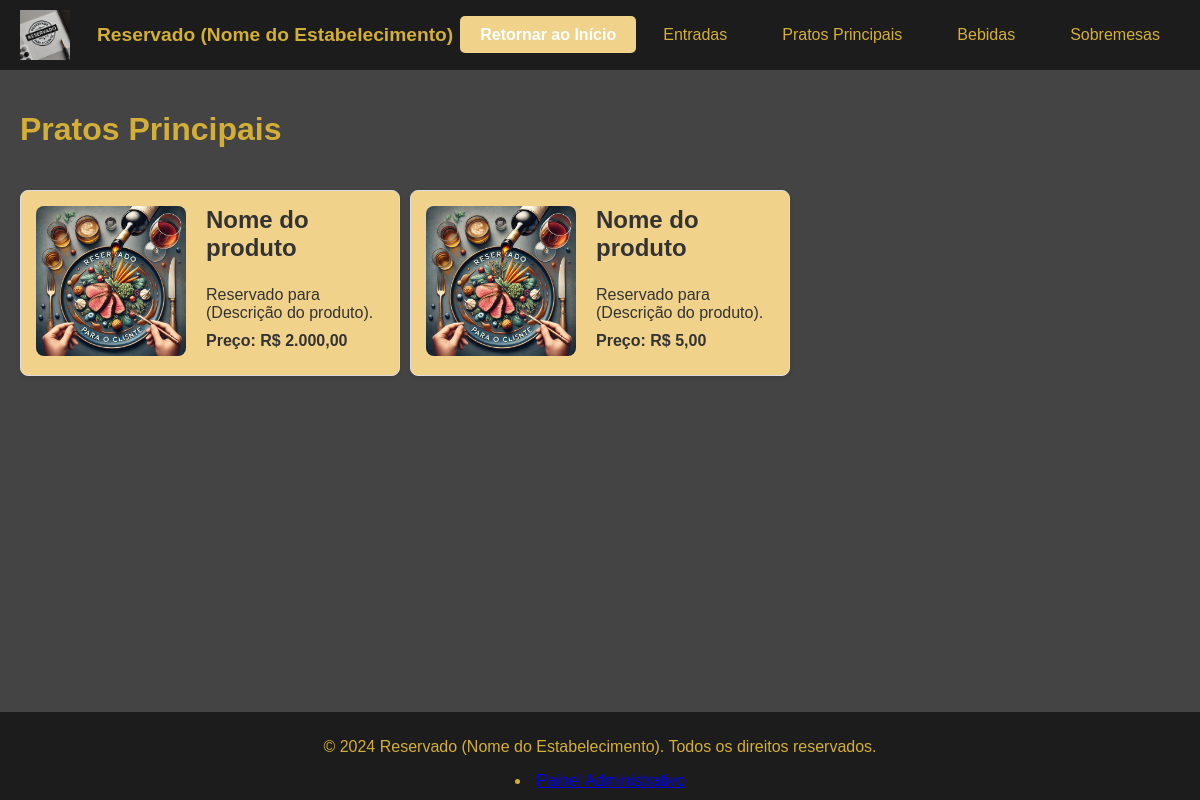
Page /sections/principais.php on the committed database.
### tables this page shows
CREATE TABLE `produtos` (
  `id` int NOT NULL AUTO_INCREMENT,
  `nome` varchar(255) NOT NULL,
  `descricao` text NOT NULL,
  `preco` decimal(10,2) NOT NULL,
  `categoria` enum('entradas','principais','bebidas','sobremesas') NOT NULL,
  `imagem` varchar(255) DEFAULT NULL,
  `data_criacao` timestamp NULL DEFAULT CURRENT_TIMESTAMP,
  PRIMARY KEY (`id`)
);

### sections/principais.php (the view, shortened to what this page needs)
<?php
$incluir_rodape = !isset($GLOBALS['incluir_rodape']) || $GLOBALS['incluir_rodape'];
if (basename($_SERVER['PHP_SELF']) == 'principais.php') {
    include $_SERVER['DOCUMENT_ROOT'] . '/cardapio-SemiDinamico/header.php';
}
?>
<?php
require_once dirname(__DIR__) . '/db/conexao.php';
$base_url = '/cardapio-SemiDinamico/admin/uploads/produtos/';
$stmt = $pdo->prepare("SELECT * FROM produtos WHERE categoria = 'principais' ORDER BY nome");
$stmt->execute();
$produtos = $stmt->fetchAll(PDO::FETCH_ASSOC);
?>
<!DOCTYPE html>
<html lang="pt-BR">
<head>
    <link rel="stylesheet" href="../assets/css/style.css">
</head>
<body>
    <h1>Pratos Principais</h1>
    <div class="produtos-container">
        <?php foreach ($produtos as $produto): ?>
        <div class="produto-item">
            <div class="produto-imagem">
                <?php if ($produto['imagem']): ?>
                    <img src="<?php echo $base_url . htmlspecialchars($produto['imagem']); ?>" alt="<?php echo htmlspecialchars($produto['nome']); ?>">
                <?php endif; ?>
            </div>
            <div class="produto-info">
                <h3><?php echo htmlspecialchars($produto['nome']); ?></h3>
                <p><?php echo htmlspecialchars($produto['descricao']); ?></p>
                <p class="preco">Preço: R$ <?php echo number_format($produto['preco'], 2, ',', '.'); ?></p>
            </div>
        </div>
        <?php endforeach; ?>
    </div>
    <?php if ($incluir_rodape): ?>
        <?php include $_SERVER['DOCUMENT_ROOT'] . '/cardapio-SemiDinamico/footer.php'; ?>
    <?php endif; ?>
</body>
</html>

### assets/css/style.css (style rules this page uses)
html, body { width: 100%; height: 100%; margin: 0; padding: 0; overflow-x: hidden; }
body { display: flex; flex-direction: column; font-family: Arial, sans-serif; background-color: #444; color: #d4af37; }
.produtos-container { display: grid; grid-template-columns: repeat(3, 1fr); gap: 10px; padding: 20px 0; }
.produto-item { background-color: #f0d28b; border: 1px solid #ddd; border-radius: 8px; overflow: hidden; padding: 15px; box-shadow: 0 2px 5px rgba(0, 0, 0, 0.1); transition: transform 0.2s ease; display: flex; align-items: flex-start; }
.produto-imagem img { max-width: 150px; height: auto; margin-right: 20px; border-radius: 8px; display: block; }
.produto-info { flex-grow: 1; }
.produto-info h3 { margin-top: 0; font-size: 1.5em; color: #333; }
.produto-info p { margin: 10px 0; color: #333; }
.produto-info .preco { font-weight: bold; color: #333; }

### rows in the picture
produtos: imagem (picture), nome "Nome do produto", descricao "Reservado para (Descrição do produto).", preco "2.000,00"
produtos: imagem (picture), nome "Nome do produto", descricao "Reservado para (Descrição do produto).", preco "5,00"

### other values in the picture
$site_name "Reservado (Nome do Estabelecimento)"
$section['title'] "Entradas"
$section['title'] "Pratos Principais"
$section['title'] "Bebidas"
$section['title'] "Sobremesas"
